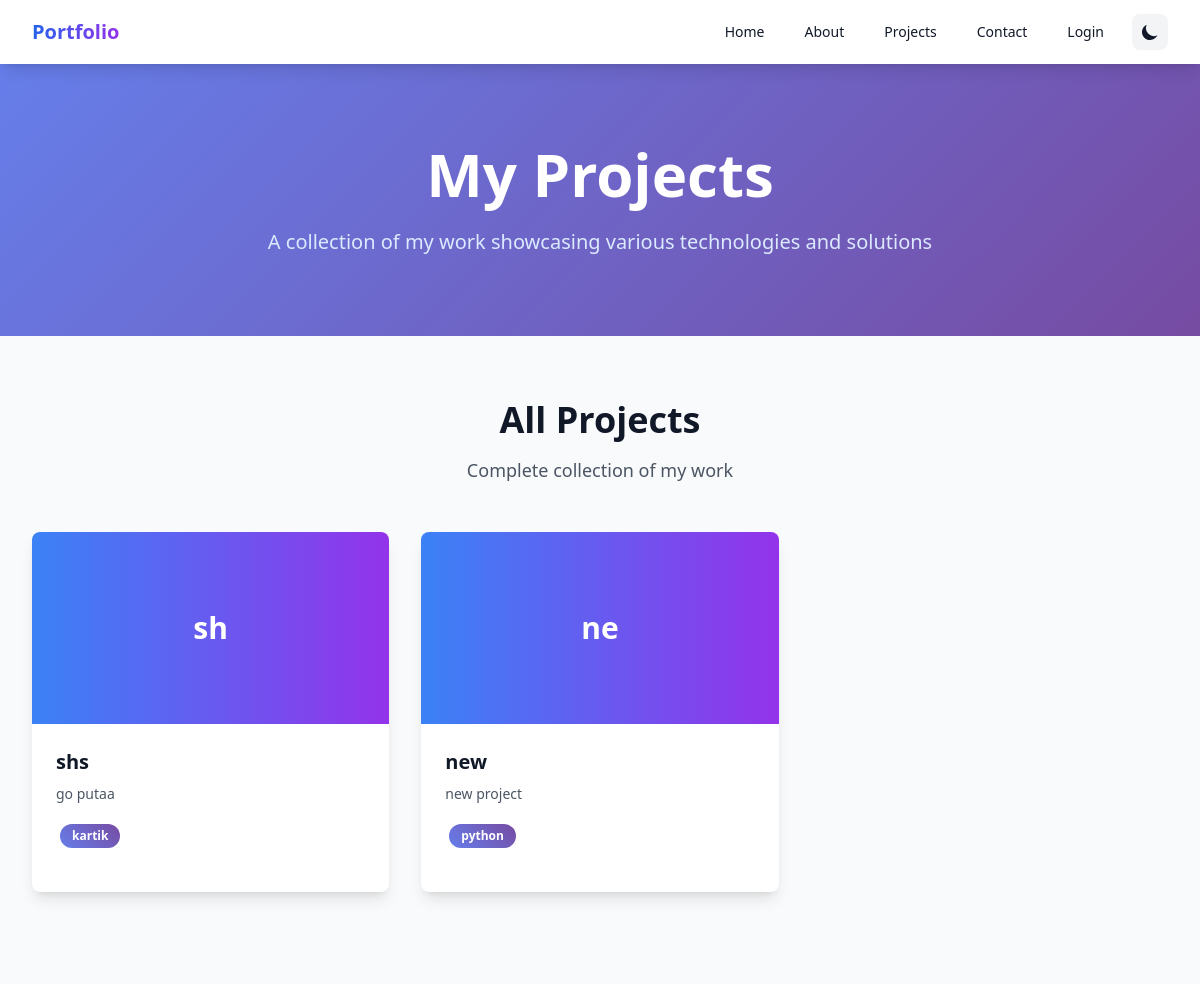
/projects/, run on the app's committed database.
### main/models.py (models this page shows, shortened)
class Project(models.Model):
    title = models.CharField(max_length=200)
    description = models.TextField()
    tech_stack = models.TextField(help_text="Enter tech stack as comma-separated values")
    project_link = models.URLField(blank=True, null=True)
    github_link = models.URLField(blank=True, null=True)
    image = CloudinaryField('image', blank=True, null=True)
    featured = models.BooleanField(default=False)
    display_order = models.IntegerField(default=0)
    created_at = models.DateTimeField(auto_now_add=True)
    updated_at = models.DateTimeField(auto_now=True)
    class Meta:
        ordering = ['display_order', '-created_at']
    def get_tech_stack_list(self):
        return [tech.strip() for tech in self.tech_stack.split(',') if tech.strip()]

### main/views.py (the view)
# urls.py: path('projects/', views.projects_list, name='projects_list'),
def projects(request):
    projects_list = Project.objects.filter(featured=True)[:6]
    all_projects = Project.objects.all()
    context = {
        'featured_projects': projects_list,
        'all_projects': all_projects,
    }
    return render(request, 'main/projects.html', context)

### templates/main/projects.html (shortened to what this page needs)
{% extends 'base.html' %}
{% block content %}
<section class="py-20 gradient-bg text-white">
    <div class="max-w-7xl mx-auto px-4 sm:px-6 lg:px-8 text-center">
        <div class="fade-in">
            <h1 class="text-4xl md:text-6xl font-bold mb-6">My Projects</h1>
            <p class="text-xl text-blue-100 max-w-3xl mx-auto">
                A collection of my work showcasing various technologies and solutions
            </p>
        </div>
    </div>
</section>
<section class="py-16 bg-gray-50 dark:bg-gray-900">
    <div class="max-w-7xl mx-auto px-4 sm:px-6 lg:px-8">
        <div class="text-center mb-12">
            <h2 class="text-3xl md:text-4xl font-bold mb-4">All Projects</h2>
            <p class="text-gray-600 dark:text-gray-300 text-lg">Complete collection of my work</p>
        </div>
        {% if all_projects %}
            <div class="grid md:grid-cols-2 lg:grid-cols-3 gap-8">
                {% for project in all_projects %}
                    <div class="card-hover bg-white dark:bg-gray-800 rounded-lg shadow-lg overflow-hidden">
                        {% if project.image %}
                            <img src="{{ project.image.url }}" alt="{{ project.title }}"
                                 class="w-full h-48 object-cover">
                        {% else %}
                            <div class="w-full h-48 bg-gradient-to-r from-blue-500 to-purple-600 flex items-center justify-center">
                                <span class="text-white text-3xl font-bold">{{ project.title|slice:":2" }}</span>
                            </div>
                        {% endif %}
                        <div class="p-6">
                            <h3 class="text-xl font-bold mb-2">{{ project.title }}</h3>
                            <p class="text-gray-600 dark:text-gray-300 mb-4 text-sm">
                                {{ project.description|truncatewords:25 }}
                            </p>
                            <div class="mb-4">
                                {% for tech in project.get_tech_stack_list %}
                                    <span class="tech-badge text-xs">{{ tech }}</span>
                                {% endfor %}
                            </div>
                        </div>
                    </div>
                {% endfor %}
            </div>
        {% else %}
            <div class="text-center">
                <p class="text-gray-500 dark:text-gray-400 text-lg">No projects yet. Projects will appear here once added.</p>
            </div>
        {% endif %}
    </div>
</section>
{% endblock %}

### templates/base.html (style rules this page uses)
.gradient-bg { background: linear-gradient(135deg, #667eea 0%, #764ba2 100%); }
.card-hover { transition: all 0.3s ease; }
.tech-badge { background: linear-gradient(45deg, #667eea, #764ba2); color: white; padding: 0.25rem 0.75rem; border-radius: 9999px; font-size: 0.75rem; font-weight: 600; display: inline-block; margin: 0.25rem; }
.fade-in { animation: fadeIn 0.6s ease-in; }

### data on the page
Project: title "sh", title "shs", description "go putaa", get_tech_stack_list "kartik"
Project: title "ne", title "new", description "new project", get_tech_stack_list "python"
